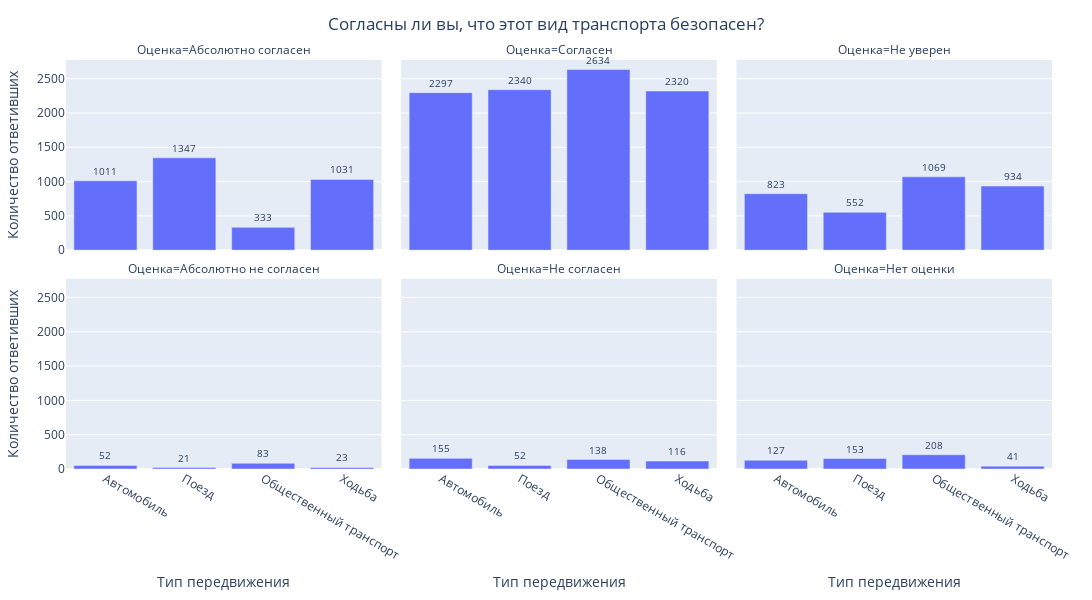
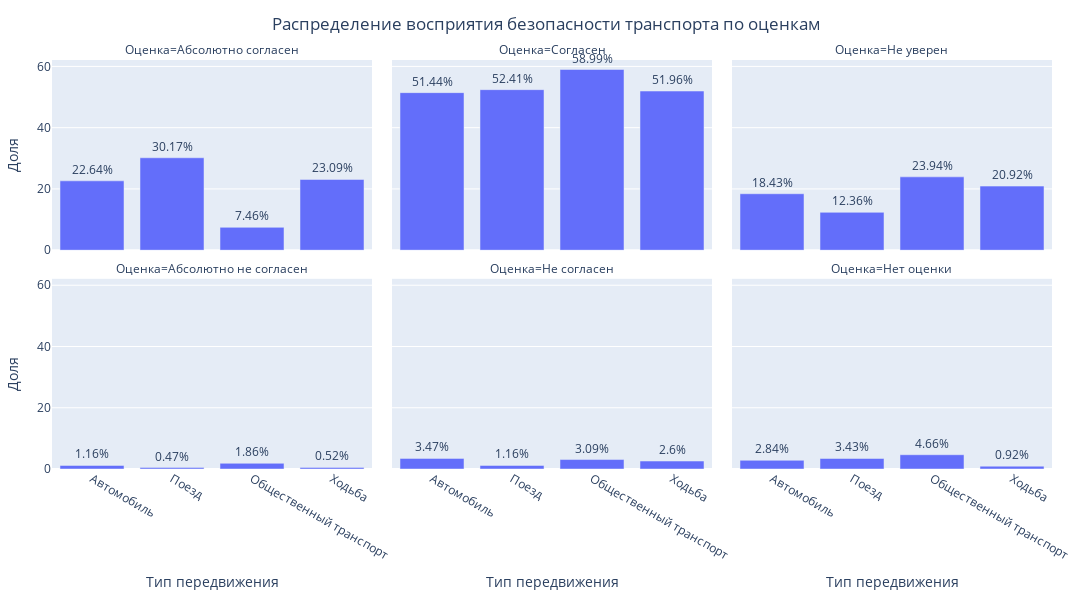

Source (notebook cell) for these figures, in order:
### Markdown cell above
### График 5 (Восприятие безопасности разных видов транспорта)

### Code cell
df51 = df.groupby('GEBRUIK_AUTO_STELLING4').size().reset_index()

df51 = df51.rename(columns = {'GEBRUIK_AUTO_STELLING4': 'Оценка безопасности автомобиля', 
                              0: 'Количество ответивших'})

df51.sort_values('Количество ответивших', ascending=False)

df51['Тип передвижения'] = 'Автомобиль'




df52 = df.groupby('GEBRUIK_TREIN_STELLING4').size().reset_index()

df52 = df52.rename(columns = {'GEBRUIK_TREIN_STELLING4': 'Оценка безопасности поезда', 
                              0: 'Количество ответивших'})

df52.sort_values('Количество ответивших', ascending=False)
df52['Тип передвижения'] = 'Поезд'


df53 = df.groupby('GEBRUIK_BTM_STELLING4').size().reset_index()

df53 = df53.rename(columns={'GEBRUIK_BTM_STELLING4': 'Оценка безопасности общественного транспорта', 
                            0: 'Количество ответивших'})

df53 = df53.sort_values('Количество ответивших', ascending=False)
df53['Тип передвижения'] = 'Общественный транспорт'




df54 = df.groupby('GEBRUIK_LOPEN_STELLING4').size().reset_index()
df54 = df54.rename(columns={'GEBRUIK_LOPEN_STELLING4': 'Оценка безопасности ходьбы', 
                            0: 'Количество ответивших'})
df54 = df54.sort_values('Количество ответивших', ascending=False)
df54['Тип передвижения'] = 'Ходьба'



df5 = pd.concat([df51, df52, df53, df54])

overall = sum(df51['Количество ответивших'])


print(overall)

df_long = pd.melt(
    df5,
    id_vars=['Количество ответивших', 'Тип передвижения'],
    value_vars=['Оценка безопасности автомобиля', 'Оценка безопасности поезда', 'Оценка безопасности общественного транспорта', 'Оценка безопасности ходьбы'],
    var_name='Тип оценки',
    value_name='Оценка'
)

# Удаление NaN значений
df_long.dropna(inplace=True)

# Вычисление долей в процентах
df_long['Доля'] = round((df_long['Количество ответивших'] / overall) * 100, 2)

# Замена категорий оценок
df_long['Оценка'] = df_long['Оценка'].replace({
    1: 'Абсолютно не согласен',
    2: 'Не согласен',
    3: 'Не уверен',
    4: 'Согласен',
    5: 'Абсолютно согласен',
    6: 'Нет оценки'
})

# Задание порядка категорий
order = ['Абсолютно согласен', 'Согласен', 'Не уверен', 'Абсолютно не согласен', 'Не согласен', 'Нет оценки']
df_long['Оценка'] = pd.Categorical(df_long['Оценка'], categories=order, ordered=True)

# Построение графика для количества поездок
fig3 = px.bar(
    df_long, 
    x='Тип передвижения', 
    y='Количество ответивших', 
    text='Количество ответивших',
    facet_col='Оценка',
    facet_col_wrap=3,
    height=600, 
    width=1400,
    category_orders={'Оценка': order}
)

fig3.update_traces(textfont_size=10, textposition='outside', cliponaxis=False)

fig3.update_layout(
    title={'text': 'Согласны ли вы, что этот вид транспорта безопасен?', 'x': 0.5},
    margin=dict(t=60, b=40, l=40, r=40),
    legend=dict(title='Тип передвижения', orientation='h', yanchor='bottom', y=-0.2, xanchor='center', x=0.5)
)

fig3.show()



#--------------ОТОБРАЗИМ ВСЕ В ДОЛЯХ----------------------
fig4 = px.bar(
    df_long, 
    x='Тип передвижения', 
    y='Доля', 
    text='Доля',
    facet_col='Оценка',
    facet_col_wrap=3,
    height=600, 
    width=1400,
    category_orders={'Оценка': order}
)

fig4.update_traces(
    textposition='outside',
    textfont=dict(size=12),  
    cliponaxis=False,  
    texttemplate='%{text}%', 
    offsetgroup=1 
)

fig4.update_layout(
    title={'text': 'Распределение восприятия безопасности транспорта по оценкам', 'x': 0.5},
    margin=dict(t=60, b=40, l=40, r=40),
    uniformtext_minsize=12,
    uniformtext_mode='show'  
)

fig4.show()

### Figure 1 — Plotly figure (JSON) as saved in the notebook; plotly's stock layout.template omitted (floating-point values rounded to 4 significant figures)
{"data": [{"cliponaxis": false, "hovertemplate": "Оценка=Абсолютно согласен<br>Тип передвижения=%{x}<br>Количество ответивших=%{text}<extra></extra>", "legendgroup": "", "marker": {"color": "#636efa", "pattern": {"shape": ""}}, "name": "", "orientation": "v", "showlegend": false, "text": [1011.0, 1347.0, 333.0, 1031.0], "textfont": {"size": 10}, "textposition": "outside", "type": "bar", "x": ["Автомобиль", "Поезд", "Общественный транспорт", "Ходьба"], "xaxis": "x4", "y": [1011, 1347, 333, 1031], "yaxis": "y4"}, {"cliponaxis": false, "hovertemplate": "Оценка=Согласен<br>Тип передвижения=%{x}<br>Количество ответивших=%{text}<extra></extra>", "legendgroup": "", "marker": {"color": "#636efa", "pattern": {"shape": ""}}, "name": "", "orientation": "v", "showlegend": false, "text": [2297.0, 2340.0, 2634.0, 2320.0], "textfont": {"size": 10}, "textposition": "outside", "type": "bar", "x": ["Автомобиль", "Поезд", "Общественный транспорт", "Ходьба"], "xaxis": "x5", "y": [2297, 2340, 2634, 2320], "yaxis": "y5"}, {"cliponaxis": false, "hovertemplate": "Оценка=Не уверен<br>Тип передвижения=%{x}<br>Количество ответивших=%{text}<extra></extra>", "legendgroup": "", "marker": {"color": "#636efa", "pattern": {"shape": ""}}, "name": "", "orientation": "v", "showlegend": false, "text": [823.0, 552.0, 1069.0, 934.0], "textfont": {"size": 10}, "textposition": "outside", "type": "bar", "x": ["Автомобиль", "Поезд", "Общественный транспорт", "Ходьба"], "xaxis": "x6", "y": [823, 552, 1069, 934], "yaxis": "y6"}, {"cliponaxis": false, "hovertemplate": "Оценка=Абсолютно не согласен<br>Тип передвижения=%{x}<br>Количество ответивших=%{text}<extra></extra>", "legendgroup": "", "marker": {"color": "#636efa", "pattern": {"shape": ""}}, "name": "", "orientation": "v", "showlegend": false, "text": [52.0, 21.0, 83.0, 23.0], "textfont": {"size": 10}, "textposition": "outside", "type": "bar", "x": ["Автомобиль", "Поезд", "Общественный транспорт", "Ходьба"], "xaxis": "x", "y": [52, 21, 83, 23], "yaxis": "y"}, {"cliponaxis": false, "hovertemplate": "Оценка=Не согласен<br>Тип передвижения=%{x}<br>Количество ответивших=%{text}<extra></extra>", "legendgroup": "", "marker": {"color": "#636efa", "pattern": {"shape": ""}}, "name": "", "orientation": "v", "showlegend": false, "text": [155.0, 52.0, 138.0, 116.0], "textfont": {"size": 10}, "textposition": "outside", "type": "bar", "x": ["Автомобиль", "Поезд", "Общественный транспорт", "Ходьба"], "xaxis": "x2", "y": [155, 52, 138, 116], "yaxis": "y2"}, {"cliponaxis": false, "hovertemplate": "Оценка=Нет оценки<br>Тип передвижения=%{x}<br>Количество ответивших=%{text}<extra></extra>", "legendgroup": "", "marker": {"color": "#636efa", "pattern": {"shape": ""}}, "name": "", "orientation": "v", "showlegend": false, "text": [127.0, 153.0, 208.0, 41.0], "textfont": {"size": 10}, "textposition": "outside", "type": "bar", "x": ["Автомобиль", "Поезд", "Общественный транспорт", "Ходьба"], "xaxis": "x3", "y": [127, 153, 208, 41], "yaxis": "y3"}], "layout": {"annotations": [{"font": {}, "showarrow": false, "text": "Оценка=Абсолютно не согласен", "x": 0.16, "xanchor": "center", "xref": "paper", "y": 0.465, "yanchor": "bottom", "yref": "paper"}, {"font": {}, "showarrow": false, "text": "Оценка=Не согласен", "x": 0.5, "xanchor": "center", "xref": "paper", "y": 0.465, "yanchor": "bottom", "yref": "paper"}, {"font": {}, "showarrow": false, "text": "Оценка=Нет оценки", "x": 0.84, "xanchor": "center", "xref": "paper", "y": 0.465, "yanchor": "bottom", "yref": "paper"}, {"font": {}, "showarrow": false, "text": "Оценка=Абсолютно согласен", "x": 0.16, "xanchor": "center", "xref": "paper", "y": 1.0, "yanchor": "bottom", "yref": "paper"}, {"font": {}, "showarrow": false, "text": "Оценка=Согласен", "x": 0.5, "xanchor": "center", "xref": "paper", "y": 1.0, "yanchor": "bottom", "yref": "paper"}, {"font": {}, "showarrow": false, "text": "Оценка=Не уверен", "x": 0.84, "xanchor": "center", "xref": "paper", "y": 1.0, "yanchor": "bottom", "yref": "paper"}], "barmode": "relative", "height": 600, "legend": {"orientation": "h", "title": {"text": "Тип передвижения"}, "tracegroupgap": 0, "x": 0.5, "xanchor": "center", "y": -0.2, "yanchor": "bottom"}, "margin": {"b": 40, "l": 40, "r": 40, "t": 60}, "title": {"text": "Согласны ли вы, что этот вид транспорта безопасен?", "x": 0.5}, "width": 1400, "xaxis": {"anchor": "y", "domain": [0, 0.32], "title": {"text": "Тип передвижения"}}, "xaxis2": {"anchor": "y2", "domain": [0.34, 0.66], "matches": "x", "title": {"text": "Тип передвижения"}}, "xaxis3": {"anchor": "y3", "domain": [0.68, 1.0], "matches": "x", "title": {"text": "Тип передвижения"}}, "xaxis4": {"anchor": "y4", "domain": [0, 0.32], "matches": "x", "showticklabels": false}, "xaxis5": {"anchor": "y5", "domain": [0.34, 0.66], "matches": "x", "showticklabels": false}, "xaxis6": {"anchor": "y6", "domain": [0.68, 1.0], "matches": "x", "showticklabels": false}, "yaxis": {"anchor": "x", "domain": [0, 0.465], "title": {"text": "Количество ответивших"}}, "yaxis2": {"anchor": "x2", "domain": [0, 0.465], "matches": "y", "showticklabels": false}, "yaxis3": {"anchor": "x3", "domain": [0, 0.465], "matches": "y", "showticklabels": false}, "yaxis4": {"anchor": "x4", "domain": [0.535, 1.0], "matches": "y", "title": {"text": "Количество ответивших"}}, "yaxis5": {"anchor": "x5", "domain": [0.535, 1.0], "matches": "y", "showticklabels": false}, "yaxis6": {"anchor": "x6", "domain": [0.535, 1.0], "matches": "y", "showticklabels": false}}}

### Figure 2 — Plotly figure (JSON) as saved in the notebook; plotly's stock layout.template omitted (floating-point values rounded to 4 significant figures)
{"data": [{"cliponaxis": false, "hovertemplate": "Оценка=Абсолютно согласен<br>Тип передвижения=%{x}<br>Доля=%{text}<extra></extra>", "legendgroup": "", "marker": {"color": "#636efa", "pattern": {"shape": ""}}, "name": "", "offsetgroup": "1", "orientation": "v", "showlegend": false, "text": [22.64, 30.17, 7.46, 23.09], "textfont": {"size": 12}, "textposition": "outside", "texttemplate": "%{text}%", "type": "bar", "x": ["Автомобиль", "Поезд", "Общественный транспорт", "Ходьба"], "xaxis": "x4", "y": [22.64, 30.17, 7.46, 23.09], "yaxis": "y4"}, {"cliponaxis": false, "hovertemplate": "Оценка=Согласен<br>Тип передвижения=%{x}<br>Доля=%{text}<extra></extra>", "legendgroup": "", "marker": {"color": "#636efa", "pattern": {"shape": ""}}, "name": "", "offsetgroup": "1", "orientation": "v", "showlegend": false, "text": [51.44, 52.41, 58.99, 51.96], "textfont": {"size": 12}, "textposition": "outside", "texttemplate": "%{text}%", "type": "bar", "x": ["Автомобиль", "Поезд", "Общественный транспорт", "Ходьба"], "xaxis": "x5", "y": [51.44, 52.41, 58.99, 51.96], "yaxis": "y5"}, {"cliponaxis": false, "hovertemplate": "Оценка=Не уверен<br>Тип передвижения=%{x}<br>Доля=%{text}<extra></extra>", "legendgroup": "", "marker": {"color": "#636efa", "pattern": {"shape": ""}}, "name": "", "offsetgroup": "1", "orientation": "v", "showlegend": false, "text": [18.43, 12.36, 23.94, 20.92], "textfont": {"size": 12}, "textposition": "outside", "texttemplate": "%{text}%", "type": "bar", "x": ["Автомобиль", "Поезд", "Общественный транспорт", "Ходьба"], "xaxis": "x6", "y": [18.43, 12.36, 23.94, 20.92], "yaxis": "y6"}, {"cliponaxis": false, "hovertemplate": "Оценка=Абсолютно не согласен<br>Тип передвижения=%{x}<br>Доля=%{text}<extra></extra>", "legendgroup": "", "marker": {"color": "#636efa", "pattern": {"shape": ""}}, "name": "", "offsetgroup": "1", "orientation": "v", "showlegend": false, "text": [1.16, 0.47, 1.86, 0.52], "textfont": {"size": 12}, "textposition": "outside", "texttemplate": "%{text}%", "type": "bar", "x": ["Автомобиль", "Поезд", "Общественный транспорт", "Ходьба"], "xaxis": "x", "y": [1.16, 0.47, 1.86, 0.52], "yaxis": "y"}, {"cliponaxis": false, "hovertemplate": "Оценка=Не согласен<br>Тип передвижения=%{x}<br>Доля=%{text}<extra></extra>", "legendgroup": "", "marker": {"color": "#636efa", "pattern": {"shape": ""}}, "name": "", "offsetgroup": "1", "orientation": "v", "showlegend": false, "text": [3.47, 1.16, 3.09, 2.6], "textfont": {"size": 12}, "textposition": "outside", "texttemplate": "%{text}%", "type": "bar", "x": ["Автомобиль", "Поезд", "Общественный транспорт", "Ходьба"], "xaxis": "x2", "y": [3.47, 1.16, 3.09, 2.6], "yaxis": "y2"}, {"cliponaxis": false, "hovertemplate": "Оценка=Нет оценки<br>Тип передвижения=%{x}<br>Доля=%{text}<extra></extra>", "legendgroup": "", "marker": {"color": "#636efa", "pattern": {"shape": ""}}, "name": "", "offsetgroup": "1", "orientation": "v", "showlegend": false, "text": [2.84, 3.43, 4.66, 0.92], "textfont": {"size": 12}, "textposition": "outside", "texttemplate": "%{text}%", "type": "bar", "x": ["Автомобиль", "Поезд", "Общественный транспорт", "Ходьба"], "xaxis": "x3", "y": [2.84, 3.43, 4.66, 0.92], "yaxis": "y3"}], "layout": {"annotations": [{"font": {}, "showarrow": false, "text": "Оценка=Абсолютно не согласен", "x": 0.16, "xanchor": "center", "xref": "paper", "y": 0.465, "yanchor": "bottom", "yref": "paper"}, {"font": {}, "showarrow": false, "text": "Оценка=Не согласен", "x": 0.5, "xanchor": "center", "xref": "paper", "y": 0.465, "yanchor": "bottom", "yref": "paper"}, {"font": {}, "showarrow": false, "text": "Оценка=Нет оценки", "x": 0.84, "xanchor": "center", "xref": "paper", "y": 0.465, "yanchor": "bottom", "yref": "paper"}, {"font": {}, "showarrow": false, "text": "Оценка=Абсолютно согласен", "x": 0.16, "xanchor": "center", "xref": "paper", "y": 1.0, "yanchor": "bottom", "yref": "paper"}, {"font": {}, "showarrow": false, "text": "Оценка=Согласен", "x": 0.5, "xanchor": "center", "xref": "paper", "y": 1.0, "yanchor": "bottom", "yref": "paper"}, {"font": {}, "showarrow": false, "text": "Оценка=Не уверен", "x": 0.84, "xanchor": "center", "xref": "paper", "y": 1.0, "yanchor": "bottom", "yref": "paper"}], "barmode": "relative", "height": 600, "legend": {"tracegroupgap": 0}, "margin": {"b": 40, "l": 40, "r": 40, "t": 60}, "title": {"text": "Распределение восприятия безопасности транспорта по оценкам", "x": 0.5}, "uniformtext": {"minsize": 12, "mode": "show"}, "width": 1400, "xaxis": {"anchor": "y", "domain": [0, 0.32], "title": {"text": "Тип передвижения"}}, "xaxis2": {"anchor": "y2", "domain": [0.34, 0.66], "matches": "x", "title": {"text": "Тип передвижения"}}, "xaxis3": {"anchor": "y3", "domain": [0.68, 1.0], "matches": "x", "title": {"text": "Тип передвижения"}}, "xaxis4": {"anchor": "y4", "domain": [0, 0.32], "matches": "x", "showticklabels": false}, "xaxis5": {"anchor": "y5", "domain": [0.34, 0.66], "matches": "x", "showticklabels": false}, "xaxis6": {"anchor": "y6", "domain": [0.68, 1.0], "matches": "x", "showticklabels": false}, "yaxis": {"anchor": "x", "domain": [0, 0.465], "title": {"text": "Доля"}}, "yaxis2": {"anchor": "x2", "domain": [0, 0.465], "matches": "y", "showticklabels": false}, "yaxis3": {"anchor": "x3", "domain": [0, 0.465], "matches": "y", "showticklabels": false}, "yaxis4": {"anchor": "x4", "domain": [0.535, 1.0], "matches": "y", "title": {"text": "Доля"}}, "yaxis5": {"anchor": "x5", "domain": [0.535, 1.0], "matches": "y", "showticklabels": false}, "yaxis6": {"anchor": "x6", "domain": [0.535, 1.0], "matches": "y", "showticklabels": false}}}
